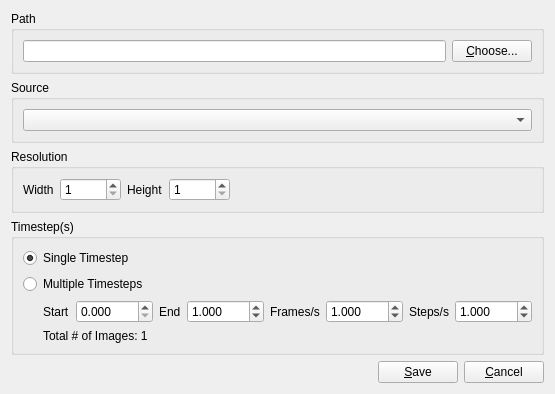
<?xml version="1.0" encoding="UTF-8"?>
<ui version="4.0">
 <class>ScreenshotForm</class>
 <widget class="QWidget" name="ScreenshotForm">
  <property name="geometry">
   <rect>
    <x>0</x>
    <y>0</y>
    <width>504</width>
    <height>353</height>
   </rect>
  </property>
  <property name="windowTitle">
   <string>Save Screenshot(s)</string>
  </property>
  <layout class="QVBoxLayout" name="verticalLayout">
   <item>
    <widget class="QGroupBox" name="horizontalGroupBox">
     <property name="sizePolicy">
      <sizepolicy hsizetype="Preferred" vsizetype="Preferred">
       <horstretch>0</horstretch>
       <verstretch>0</verstretch>
      </sizepolicy>
     </property>
     <property name="title">
      <string>Path</string>
     </property>
     <layout class="QHBoxLayout" name="horizontalLayout">
      <item>
       <widget class="QLineEdit" name="pathBox"/>
      </item>
      <item>
       <widget class="QPushButton" name="pathButton">
        <property name="text">
         <string>&amp;Choose...</string>
        </property>
       </widget>
      </item>
     </layout>
    </widget>
   </item>
   <item>
    <widget class="QGroupBox" name="groupBox_3">
     <property name="title">
      <string>Source</string>
     </property>
     <layout class="QVBoxLayout" name="verticalLayout_4">
      <item>
       <widget class="QComboBox" name="srcBox">
        <property name="sizePolicy">
         <sizepolicy hsizetype="Expanding" vsizetype="Fixed">
          <horstretch>0</horstretch>
          <verstretch>0</verstretch>
         </sizepolicy>
        </property>
       </widget>
      </item>
     </layout>
    </widget>
   </item>
   <item>
    <widget class="QGroupBox" name="groupBox_2">
     <property name="title">
      <string>Resolution</string>
     </property>
     <layout class="QHBoxLayout" name="horizontalLayout_3">
      <item>
       <widget class="QLabel" name="label_5">
        <property name="text">
         <string>Width</string>
        </property>
       </widget>
      </item>
      <item>
       <widget class="QSpinBox" name="widthBox">
        <property name="minimum">
         <number>1</number>
        </property>
        <property name="maximum">
         <number>99999</number>
        </property>
        <property name="value">
         <number>1</number>
        </property>
       </widget>
      </item>
      <item>
       <widget class="QLabel" name="label_6">
        <property name="text">
         <string>Height</string>
        </property>
       </widget>
      </item>
      <item>
       <widget class="QSpinBox" name="heightBox">
        <property name="minimum">
         <number>1</number>
        </property>
        <property name="maximum">
         <number>99999</number>
        </property>
       </widget>
      </item>
      <item>
       <spacer name="horizontalSpacer_5">
        <property name="orientation">
         <enum>Qt::Horizontal</enum>
        </property>
        <property name="sizeHint" stdset="0">
         <size>
          <width>40</width>
          <height>20</height>
         </size>
        </property>
       </spacer>
      </item>
     </layout>
    </widget>
   </item>
   <item>
    <widget class="QGroupBox" name="groupBox">
     <property name="sizePolicy">
      <sizepolicy hsizetype="Preferred" vsizetype="Preferred">
       <horstretch>0</horstretch>
       <verstretch>0</verstretch>
      </sizepolicy>
     </property>
     <property name="title">
      <string>Timestep(s)</string>
     </property>
     <layout class="QVBoxLayout" name="verticalLayout_2">
      <item>
       <layout class="QVBoxLayout" name="verticalLayout_3">
        <item>
         <widget class="QRadioButton" name="singleRadio">
          <property name="text">
           <string>Single Timestep</string>
          </property>
          <property name="checked">
           <bool>true</bool>
          </property>
         </widget>
        </item>
        <item>
         <widget class="QRadioButton" name="multipleRadio">
          <property name="text">
           <string>Multiple Timesteps</string>
          </property>
         </widget>
        </item>
       </layout>
      </item>
      <item>
       <layout class="QHBoxLayout" name="horizontalLayout_2">
        <item>
         <spacer name="horizontalSpacer_2">
          <property name="orientation">
           <enum>Qt::Horizontal</enum>
          </property>
          <property name="sizeType">
           <enum>QSizePolicy::Fixed</enum>
          </property>
          <property name="sizeHint" stdset="0">
           <size>
            <width>20</width>
            <height>0</height>
           </size>
          </property>
         </spacer>
        </item>
        <item>
         <widget class="QLabel" name="label">
          <property name="text">
           <string>Start</string>
          </property>
         </widget>
        </item>
        <item>
         <widget class="QDoubleSpinBox" name="startBox">
          <property name="decimals">
           <number>3</number>
          </property>
          <property name="maximum">
           <double>9999.989999999999782</double>
          </property>
         </widget>
        </item>
        <item>
         <widget class="QLabel" name="label_2">
          <property name="text">
           <string>End</string>
          </property>
         </widget>
        </item>
        <item>
         <widget class="QDoubleSpinBox" name="endBox">
          <property name="decimals">
           <number>3</number>
          </property>
          <property name="minimum">
           <double>0.001000000000000</double>
          </property>
          <property name="maximum">
           <double>9999.989999999999782</double>
          </property>
          <property name="value">
           <double>1.000000000000000</double>
          </property>
         </widget>
        </item>
        <item>
         <widget class="QLabel" name="label_3">
          <property name="text">
           <string>Frames/s</string>
          </property>
         </widget>
        </item>
        <item>
         <widget class="QDoubleSpinBox" name="fpsBox">
          <property name="decimals">
           <number>3</number>
          </property>
          <property name="minimum">
           <double>0.001000000000000</double>
          </property>
          <property name="maximum">
           <double>9999.989999999999782</double>
          </property>
          <property name="value">
           <double>1.000000000000000</double>
          </property>
         </widget>
        </item>
        <item>
         <widget class="QLabel" name="label_4">
          <property name="text">
           <string>Steps/s</string>
          </property>
         </widget>
        </item>
        <item>
         <widget class="QDoubleSpinBox" name="stepsBox">
          <property name="decimals">
           <number>3</number>
          </property>
          <property name="minimum">
           <double>0.001000000000000</double>
          </property>
          <property name="maximum">
           <double>9999.989999999999782</double>
          </property>
          <property name="value">
           <double>1.000000000000000</double>
          </property>
         </widget>
        </item>
        <item>
         <spacer name="horizontalSpacer">
          <property name="orientation">
           <enum>Qt::Horizontal</enum>
          </property>
          <property name="sizeHint" stdset="0">
           <size>
            <width>40</width>
            <height>20</height>
           </size>
          </property>
         </spacer>
        </item>
       </layout>
      </item>
      <item>
       <layout class="QHBoxLayout" name="horizontalLayout_4">
        <item>
         <spacer name="horizontalSpacer_3">
          <property name="orientation">
           <enum>Qt::Horizontal</enum>
          </property>
          <property name="sizeType">
           <enum>QSizePolicy::Fixed</enum>
          </property>
          <property name="sizeHint" stdset="0">
           <size>
            <width>20</width>
            <height>0</height>
           </size>
          </property>
         </spacer>
        </item>
        <item>
         <widget class="QLabel" name="totalLabel">
          <property name="text">
           <string>Total # of Images: 1</string>
          </property>
         </widget>
        </item>
       </layout>
      </item>
     </layout>
    </widget>
   </item>
   <item>
    <layout class="QHBoxLayout" name="horizontalLayout_5">
     <item>
      <spacer name="horizontalSpacer_4">
       <property name="orientation">
        <enum>Qt::Horizontal</enum>
       </property>
       <property name="sizeHint" stdset="0">
        <size>
         <width>40</width>
         <height>20</height>
        </size>
       </property>
      </spacer>
     </item>
     <item>
      <widget class="QPushButton" name="saveButton">
       <property name="text">
        <string>&amp;Save</string>
       </property>
      </widget>
     </item>
     <item>
      <widget class="QPushButton" name="cancelButton">
       <property name="text">
        <string>&amp;Cancel</string>
       </property>
      </widget>
     </item>
    </layout>
   </item>
  </layout>
 </widget>
 <tabstops>
  <tabstop>saveButton</tabstop>
  <tabstop>cancelButton</tabstop>
  <tabstop>pathBox</tabstop>
  <tabstop>pathButton</tabstop>
  <tabstop>singleRadio</tabstop>
  <tabstop>multipleRadio</tabstop>
  <tabstop>startBox</tabstop>
  <tabstop>endBox</tabstop>
  <tabstop>fpsBox</tabstop>
  <tabstop>stepsBox</tabstop>
 </tabstops>
 <resources/>
 <connections/>
</ui>
